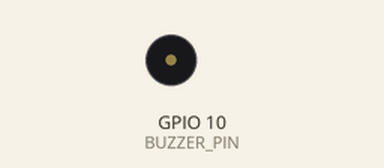
Simulated run of this program. Board: Raspberry Pi (BCM pin numbers). On the bench: buzzer (waves = sounding). What the program prints to the terminal is not drawn. At 6.2 s the program stops and its outputs stay as they are.

Above: at 0.1 s.
At 4.3 s:
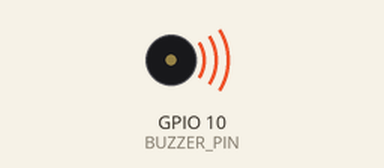
Timing chart, 0 to 6.7 s (numbered marks = the images above):
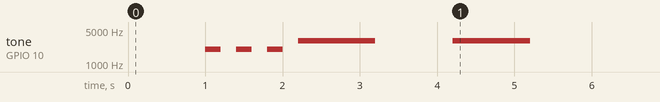

The program:

buzzer.py
```python
import RPi.GPIO as GPIO
import time

BUZZER_PIN = 10  # 형님 GPIO 번호로 변경

GPIO.setwarnings(False)
GPIO.setmode(GPIO.BCM)
GPIO.setup(BUZZER_PIN, GPIO.OUT)

pwm = GPIO.PWM(BUZZER_PIN, 1000)  # 기본 주파수
pwm.start(0)  # 처음엔 OFF

def beep(freq, duration):
    pwm.ChangeFrequency(freq)
    pwm.start(50)  # 소리 켜기
    time.sleep(duration)
    pwm.stop()  # 소리 끄기

def stage_normal():
    print("Stage 1 - Normal (No sound)")
    pwm.stop()
    time.sleep(1)

def stage_warning():
    print("Stage 2 - Warning (삐삐삐)")
    for _ in range(3):
        beep(2000, 0.2)
        time.sleep(0.2)

def stage_danger():
    print("Stage 3 - Danger (긴 삐—)")
    beep(3000, 1.0)
    time.sleep(1)
    beep(3000, 1.0)
    time.sleep(1)

try:
    print("=== Stage Pattern Test ===")
    stage_normal()
    stage_warning()
    stage_danger()

finally:
    pwm.stop()
    GPIO.cleanup()
    print("cleanup 완료")
```

Measured:
- by itself, tone on GPIO 10 (BUZZER_PIN): plays 2000 Hz for 0.20 s, 2000 Hz for 0.20 s, 2000 Hz for 0.20 s, 3000 Hz for 1.0 s, 3000 Hz for 1.0 s
